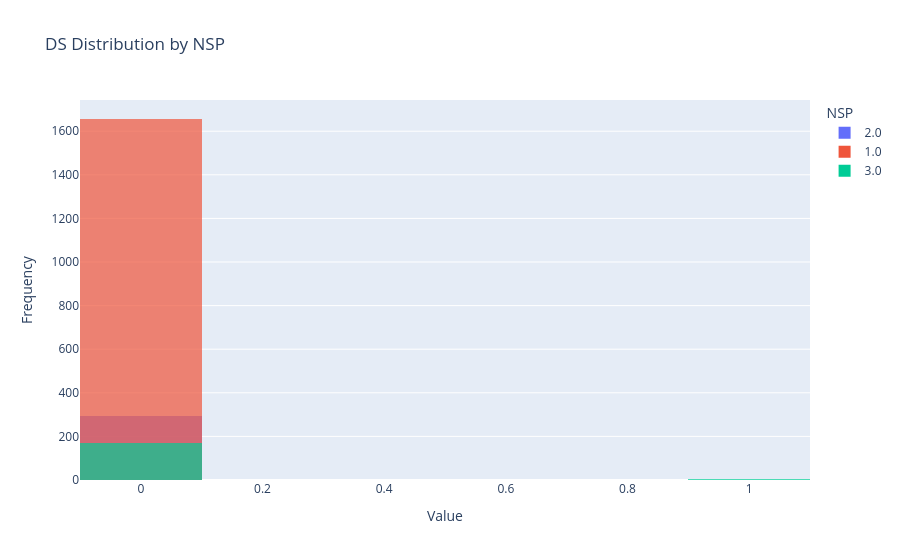
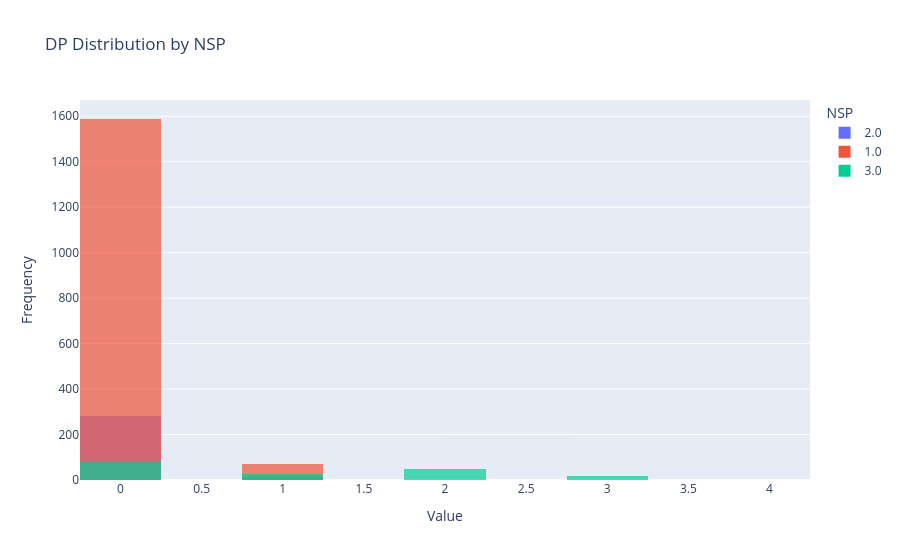
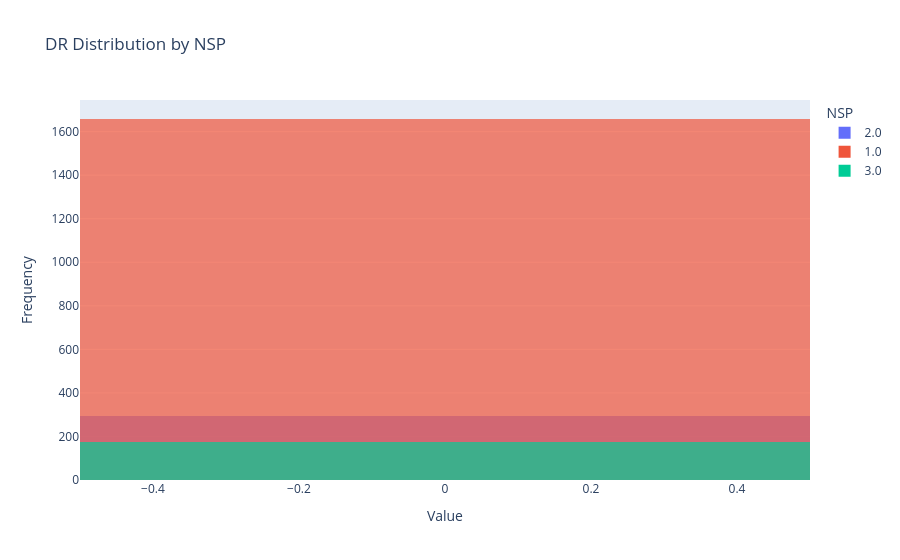
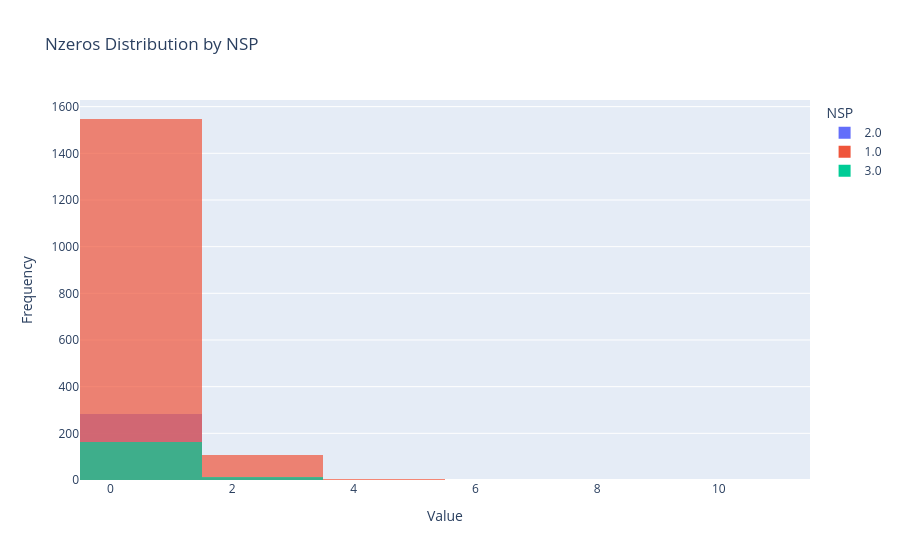

Notebook code for these charts, in order:
### Markdown cell above
#### Histogramas por grupo

### Code cell
plot_histogram(df[vard], color_by='NSP')

### Figure 1 — Plotly figure (JSON) as saved in the notebook; plotly's stock layout.template omitted (floating-point values rounded to 4 significant figures; data arrays with more than 128 entries replaced by an {"elided": "..."} marker saying what was removed)
{"data": [{"bingroup": "x", "hovertemplate": "NSP=2.0<br>DS=%{x}<br>count=%{y}<extra></extra>", "legendgroup": "2.0", "marker": {"color": "#636efa", "opacity": 0.7, "pattern": {"shape": ""}}, "name": "2.0", "nbinsx": 10, "orientation": "v", "showlegend": true, "type": "histogram", "x": {"elided": "295 float values"}, "xaxis": "x", "yaxis": "y"}, {"bingroup": "x", "hovertemplate": "NSP=1.0<br>DS=%{x}<br>count=%{y}<extra></extra>", "legendgroup": "1.0", "marker": {"color": "#EF553B", "opacity": 0.7, "pattern": {"shape": ""}}, "name": "1.0", "nbinsx": 10, "orientation": "v", "showlegend": true, "type": "histogram", "x": {"elided": "1658 float values"}, "xaxis": "x", "yaxis": "y"}, {"bingroup": "x", "hovertemplate": "NSP=3.0<br>DS=%{x}<br>count=%{y}<extra></extra>", "legendgroup": "3.0", "marker": {"color": "#00cc96", "opacity": 0.7, "pattern": {"shape": ""}}, "name": "3.0", "nbinsx": 10, "orientation": "v", "showlegend": true, "type": "histogram", "x": {"elided": "176 float values"}, "xaxis": "x", "yaxis": "y"}], "layout": {"barmode": "overlay", "legend": {"title": {"text": "NSP"}, "tracegroupgap": 0}, "title": {"text": "DS Distribution by NSP"}, "xaxis": {"anchor": "y", "domain": [0, 1], "title": {"text": "Value"}}, "yaxis": {"anchor": "x", "domain": [0, 1], "title": {"text": "Frequency"}}}}

### Figure 2 — Plotly figure (JSON) as saved in the notebook; plotly's stock layout.template omitted (floating-point values rounded to 4 significant figures; data arrays with more than 128 entries replaced by an {"elided": "..."} marker saying what was removed)
{"data": [{"bingroup": "x", "hovertemplate": "NSP=2.0<br>DP=%{x}<br>count=%{y}<extra></extra>", "legendgroup": "2.0", "marker": {"color": "#636efa", "opacity": 0.7, "pattern": {"shape": ""}}, "name": "2.0", "nbinsx": 10, "orientation": "v", "showlegend": true, "type": "histogram", "x": {"elided": "295 float values"}, "xaxis": "x", "yaxis": "y"}, {"bingroup": "x", "hovertemplate": "NSP=1.0<br>DP=%{x}<br>count=%{y}<extra></extra>", "legendgroup": "1.0", "marker": {"color": "#EF553B", "opacity": 0.7, "pattern": {"shape": ""}}, "name": "1.0", "nbinsx": 10, "orientation": "v", "showlegend": true, "type": "histogram", "x": {"elided": "1658 float values"}, "xaxis": "x", "yaxis": "y"}, {"bingroup": "x", "hovertemplate": "NSP=3.0<br>DP=%{x}<br>count=%{y}<extra></extra>", "legendgroup": "3.0", "marker": {"color": "#00cc96", "opacity": 0.7, "pattern": {"shape": ""}}, "name": "3.0", "nbinsx": 10, "orientation": "v", "showlegend": true, "type": "histogram", "x": {"elided": "176 float values"}, "xaxis": "x", "yaxis": "y"}], "layout": {"barmode": "overlay", "legend": {"title": {"text": "NSP"}, "tracegroupgap": 0}, "title": {"text": "DP Distribution by NSP"}, "xaxis": {"anchor": "y", "domain": [0, 1], "title": {"text": "Value"}}, "yaxis": {"anchor": "x", "domain": [0, 1], "title": {"text": "Frequency"}}}}

### Figure 3 — Plotly figure (JSON) as saved in the notebook; plotly's stock layout.template omitted (floating-point values rounded to 4 significant figures; data arrays with more than 128 entries replaced by an {"elided": "..."} marker saying what was removed)
{"data": [{"bingroup": "x", "hovertemplate": "NSP=2.0<br>DR=%{x}<br>count=%{y}<extra></extra>", "legendgroup": "2.0", "marker": {"color": "#636efa", "opacity": 0.7, "pattern": {"shape": ""}}, "name": "2.0", "nbinsx": 10, "orientation": "v", "showlegend": true, "type": "histogram", "x": {"elided": "295 float values"}, "xaxis": "x", "yaxis": "y"}, {"bingroup": "x", "hovertemplate": "NSP=1.0<br>DR=%{x}<br>count=%{y}<extra></extra>", "legendgroup": "1.0", "marker": {"color": "#EF553B", "opacity": 0.7, "pattern": {"shape": ""}}, "name": "1.0", "nbinsx": 10, "orientation": "v", "showlegend": true, "type": "histogram", "x": {"elided": "1658 float values"}, "xaxis": "x", "yaxis": "y"}, {"bingroup": "x", "hovertemplate": "NSP=3.0<br>DR=%{x}<br>count=%{y}<extra></extra>", "legendgroup": "3.0", "marker": {"color": "#00cc96", "opacity": 0.7, "pattern": {"shape": ""}}, "name": "3.0", "nbinsx": 10, "orientation": "v", "showlegend": true, "type": "histogram", "x": {"elided": "176 float values"}, "xaxis": "x", "yaxis": "y"}], "layout": {"barmode": "overlay", "legend": {"title": {"text": "NSP"}, "tracegroupgap": 0}, "title": {"text": "DR Distribution by NSP"}, "xaxis": {"anchor": "y", "domain": [0, 1], "title": {"text": "Value"}}, "yaxis": {"anchor": "x", "domain": [0, 1], "title": {"text": "Frequency"}}}}

### Figure 4 — Plotly figure (JSON) as saved in the notebook; plotly's stock layout.template omitted (floating-point values rounded to 4 significant figures; data arrays with more than 128 entries replaced by an {"elided": "..."} marker saying what was removed)
{"data": [{"bingroup": "x", "hovertemplate": "NSP=2.0<br>Nzeros=%{x}<br>count=%{y}<extra></extra>", "legendgroup": "2.0", "marker": {"color": "#636efa", "opacity": 0.7, "pattern": {"shape": ""}}, "name": "2.0", "nbinsx": 10, "orientation": "v", "showlegend": true, "type": "histogram", "x": {"elided": "295 float values"}, "xaxis": "x", "yaxis": "y"}, {"bingroup": "x", "hovertemplate": "NSP=1.0<br>Nzeros=%{x}<br>count=%{y}<extra></extra>", "legendgroup": "1.0", "marker": {"color": "#EF553B", "opacity": 0.7, "pattern": {"shape": ""}}, "name": "1.0", "nbinsx": 10, "orientation": "v", "showlegend": true, "type": "histogram", "x": {"elided": "1658 float values"}, "xaxis": "x", "yaxis": "y"}, {"bingroup": "x", "hovertemplate": "NSP=3.0<br>Nzeros=%{x}<br>count=%{y}<extra></extra>", "legendgroup": "3.0", "marker": {"color": "#00cc96", "opacity": 0.7, "pattern": {"shape": ""}}, "name": "3.0", "nbinsx": 10, "orientation": "v", "showlegend": true, "type": "histogram", "x": {"elided": "176 float values"}, "xaxis": "x", "yaxis": "y"}], "layout": {"barmode": "overlay", "legend": {"title": {"text": "NSP"}, "tracegroupgap": 0}, "title": {"text": "Nzeros Distribution by NSP"}, "xaxis": {"anchor": "y", "domain": [0, 1], "title": {"text": "Value"}}, "yaxis": {"anchor": "x", "domain": [0, 1], "title": {"text": "Frequency"}}}}
